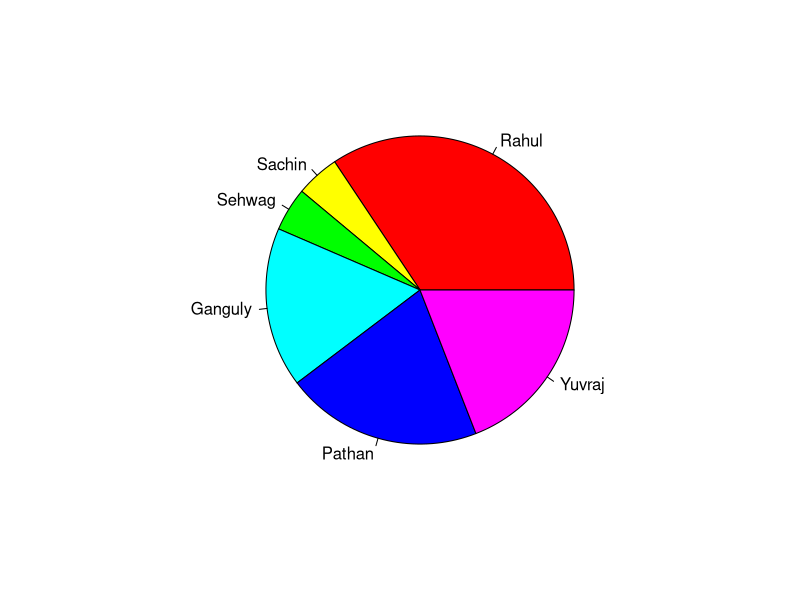

The R source for this figure:
runs = c(90, 12, 12, 44,54, 50)
names = c("Rahul", "Sachin", "Sehwag", "Ganguly", "Pathan", "Yuvraj")
pie(runs, names, col=rainbow(length(runs)))